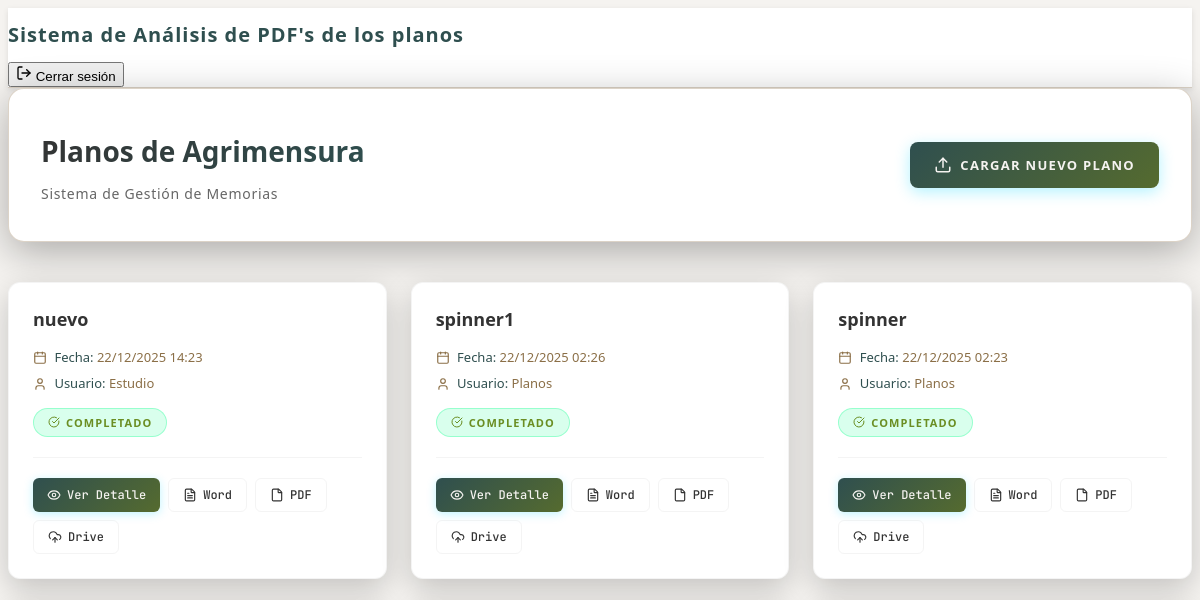
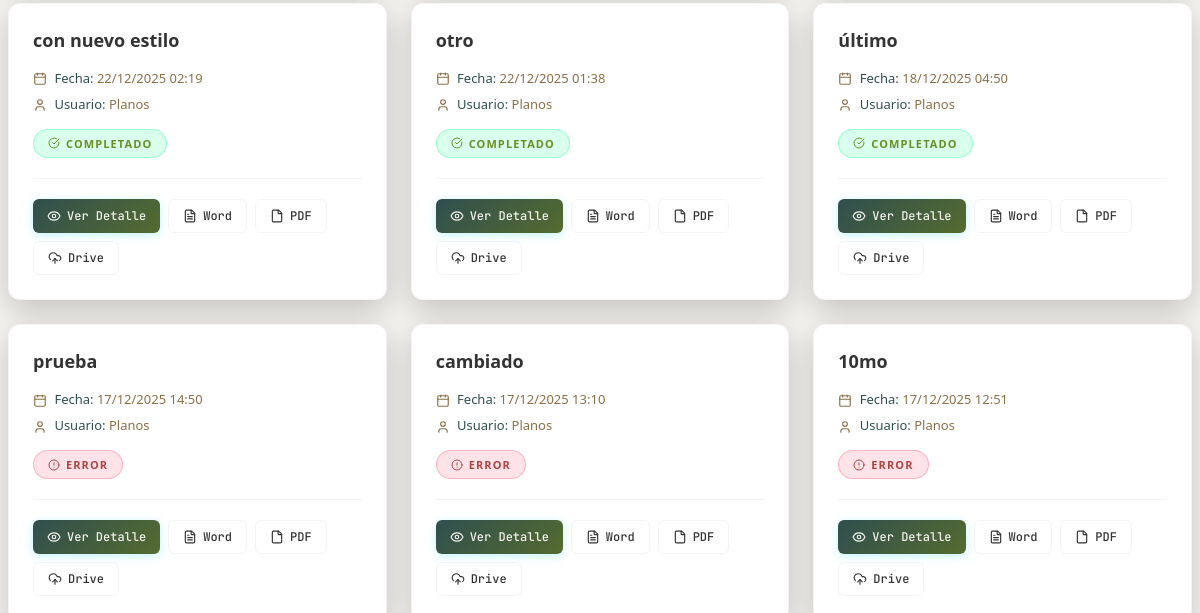
/panel/lista/ (signed in, upper part), run on an earlier commit of the app's database (2 pictures, top to bottom).
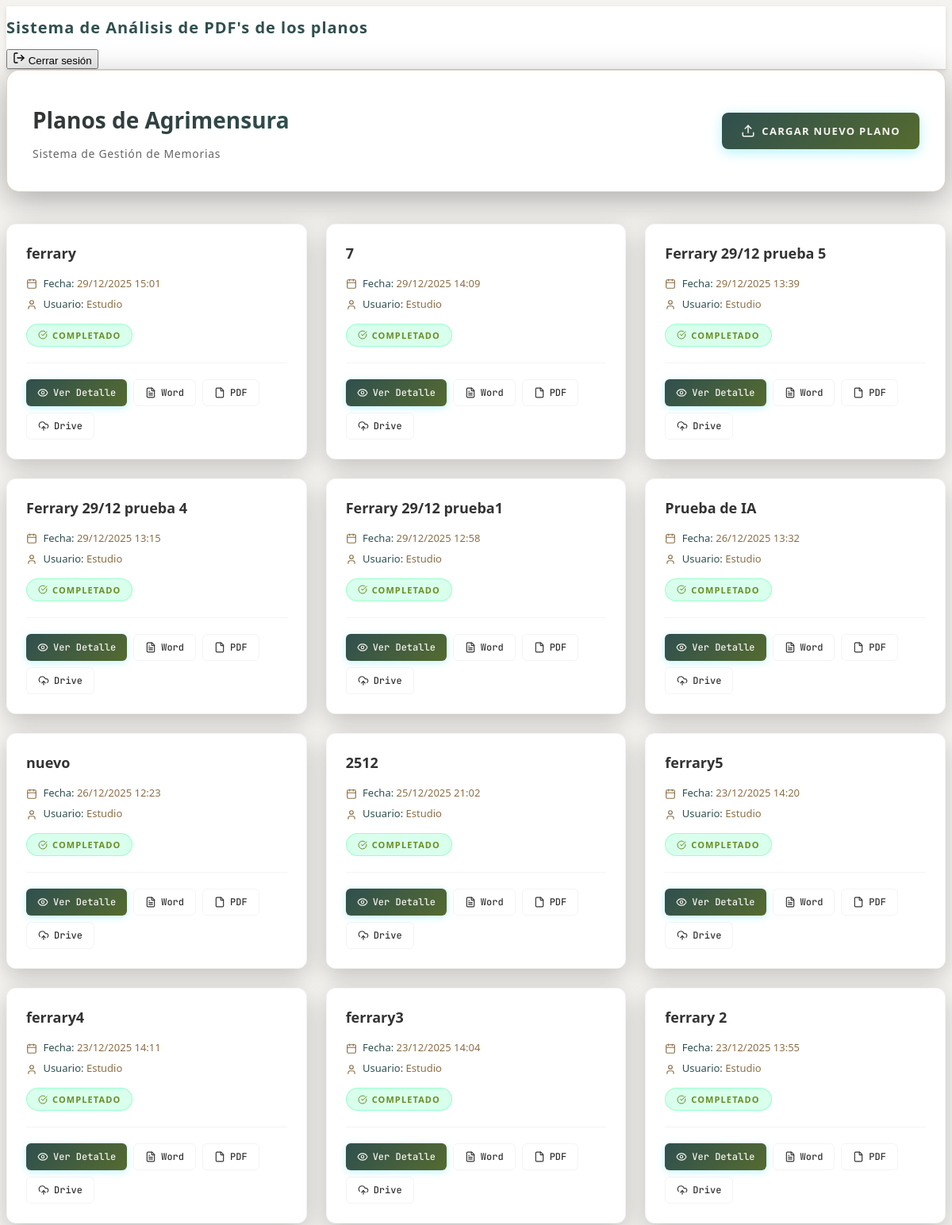
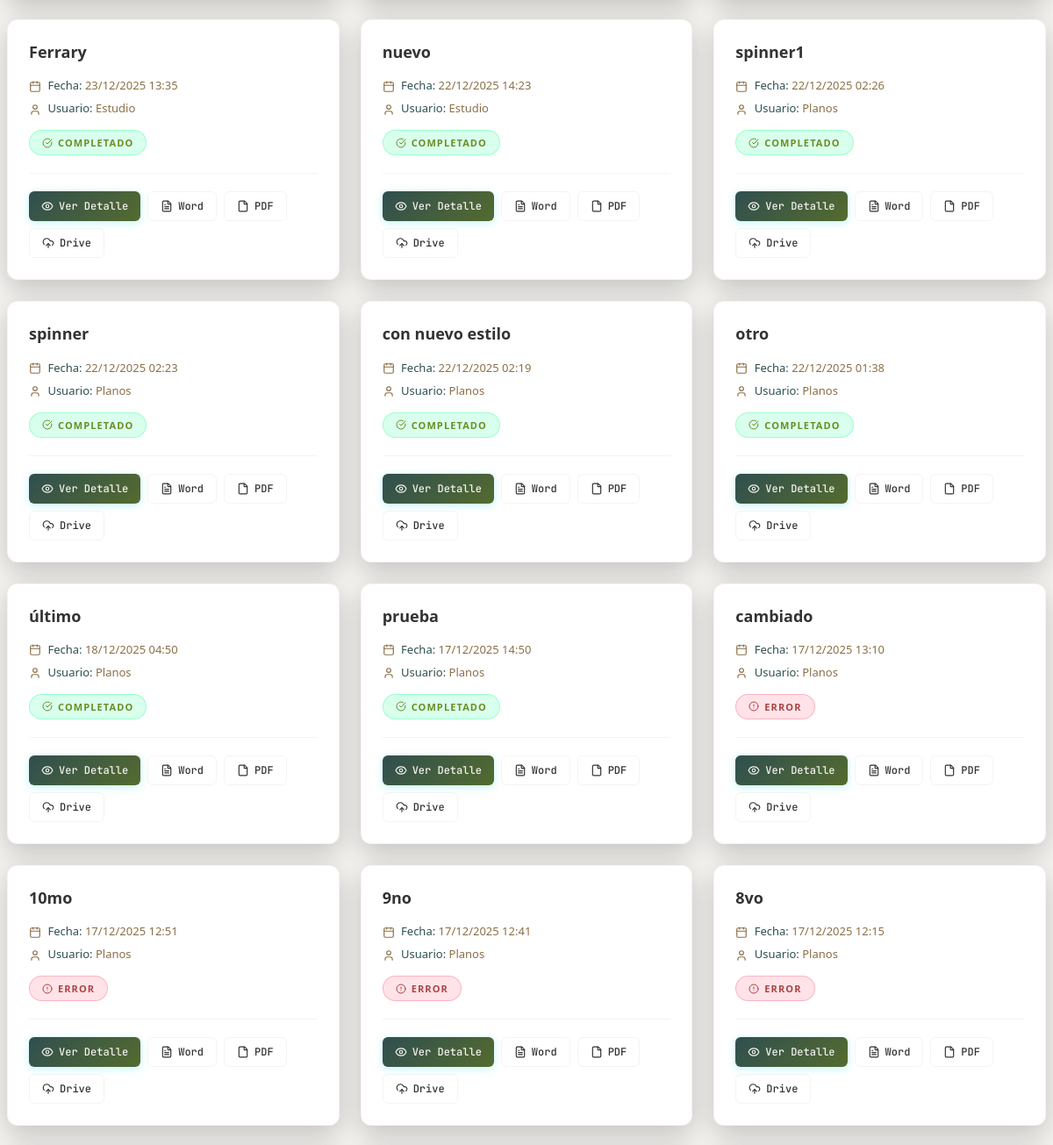
And on a later commit of the database (2 pictures, top to bottom).
### planos/models.py (models this page shows, shortened)
class Plano(models.Model):
    ESTADO_CHOICES = [
        ('pendiente', 'Pendiente de Procesamiento'),
        ('procesando', 'Procesando'),
        ('completado', 'Completado'),
        ('error', 'Error'),
    ]
    titulo = models.CharField(max_length=255, help_text="Título descriptivo del plano")
    descripcion = models.TextField(blank=True, null=True, help_text="Descripción adicional")
    archivo_pdf = models.FileField(upload_to='uploads/planos/', help_text="Archivo PDF del plano")
    estado = models.CharField(max_length=20, choices=ESTADO_CHOICES, default='pendiente')
    fecha_carga = models.DateTimeField(auto_now_add=True)
    fecha_actualizacion = models.DateTimeField(auto_now=True)
    usuario = models.ForeignKey(User, on_delete=models.CASCADE, related_name='planos', null=True, blank=True)
    texto_extraido = models.TextField(blank=True, null=True, help_text="Texto extraído del PDF")
    datos_procesados = models.JSONField(blank=True, null=True, help_text="Datos estructurados extraídos")
    memoria_path = models.CharField(max_length=500, blank=True, null=True, help_text="Ruta de la memoria Word generada")
    class Meta:
        verbose_name = 'Plano'
        verbose_name_plural = 'Planos'
        ordering = ['-fecha_carga']

### planos/views.py (the view)
# urls.py: path("panel/lista/", views.lista_planos, name="lista_planos"),
@superuser_required
def lista_planos(request):
    planos = Plano.objects.all().order_by('-fecha_carga')
    return render(request, 'planos/lista_planos.html', {'planos': planos})

### templates/planos/lista_planos.html (shortened to what this page needs)
{% extends "base.html" %}
{% load static %}
{% block extra_css %}
<link rel="stylesheet" href="{% static 'css/lista_planos.css' %}">
{% endblock %}
{% block content %}
<div class="container">
    <div class="header">
        <div>
            <h1>Planos de Agrimensura</h1>
            <p class="subtitle">Sistema de Gestión de Memorias</p>
        </div>
        <a href="{% url 'upload_plano' %}" class="btn-upload">
            <i data-lucide="upload" style="width: 18px; height: 18px;"></i>
            Cargar Nuevo Plano
        </a>
    </div>
    {% if planos %}
    <div class="planos-grid">
        {% for plano in planos %}
        <div class="plano-card">
            <div class="plano-title">{{ plano.titulo }}</div>
            <div class="plano-info">
                <i data-lucide="calendar" style="width: 14px; height: 14px; display: inline-block; vertical-align: middle; margin-right: 4px;"></i>
                <strong>Fecha:</strong> {{ plano.fecha_carga|date:"d/m/Y H:i" }}
            </div>
            {% if plano.usuario %}
            <div class="plano-info">
                <i data-lucide="user" style="width: 14px; height: 14px; display: inline-block; vertical-align: middle; margin-right: 4px;"></i>
                <strong>Usuario:</strong> {{ plano.usuario.username }}
            </div>
            {% endif %}
            <div>
                <span class="estado-badge estado-{{ plano.estado }}">
                    {% if plano.estado == 'pendiente' %}
                        <i data-lucide="clock" style="width: 12px; height: 12px;"></i> Pendiente
                    {% elif plano.estado == 'procesando' %}
                        <i data-lucide="loader-2" style="width: 12px; height: 12px;"></i> Procesando
                    {% elif plano.estado == 'completado' %}
                        <i data-lucide="check-circle" style="width: 12px; height: 12px;"></i> Completado
                    {% elif plano.estado == 'error' %}
                        <i data-lucide="alert-circle" style="width: 12px; height: 12px;"></i> Error
                    {% endif %}
                </span>
            </div>
            <div class="plano-actions">
                <a href="{% url 'detalle_plano' plano.id %}" class="btn btn-primary">
                    <i data-lucide="eye" style="width: 14px; height: 14px;"></i>
                    Ver Detalle
                </a>
                <a href="{% url 'descargar_memoria' plano.id %}" class="btn btn-secondary">
                    <i data-lucide="file-text" style="width: 14px; height: 14px;"></i>
                    Word
                </a>
                <a href="{% url 'descargar_memoria_pdf' plano.id %}" class="btn btn-secondary">
                    <i data-lucide="file" style="width: 14px; height: 14px;"></i>
                    PDF
                </a>
                <a href="{% url 'subir_memoria_drive' plano.id %}" class="btn btn-secondary">
                    <i data-lucide="cloud-upload" style="width: 14px; height: 14px;"></i>
                    Drive
                </a>
            </div>
        </div>
        {% endfor %}
    </div>
    {% endif %}
</div>
{% endblock %}

### templates/base.html (shortened to what this page needs)
{% load static %}
<!DOCTYPE html>
<html lang="es">
<head>
    <link rel="stylesheet" href="{% static 'css/variables.css' %}">
    <link rel="stylesheet" href="{% static 'css/base.css' %}">
    {% block extra_css %}{% endblock %}
</head>
<body>
    <header class="site-header">
        <div class="header-left">
            <h1>Sistema de Análisis de PDF's de los planos</h1>
        </div>
        <div class="header-right">
            {% if user.is_authenticated %}
                <form method="post" action="{% url 'logout' %}">
                    <button type="submit" class="logout-button">
                        <i data-lucide="log-out" style="width: 16px; height: 16px;"></i>
                        Cerrar sesión
                    </button>
                </form>
            {% endif %}
        </div>
    </header>
    <main class="site-main">
        {% block content %}{% endblock %}
    </main>
</body>
</html>

### static/css/variables.css (style rules this page uses)
:root { --bg-card: #1e1e1e; --bg-primary: #ffffff; --text-primary: #e0e0e0; --text-secondary: #b0b0b0; --text-muted: #888888; --accent-primary: #00d4ff; --accent-secondary: #0099cc; --border-color: #333333; --border-subtle: #444444; --success: #00ff88; --warning: #ffaa00; --error: #ff4466; --font-display: 'Poppins', sans-serif; --font-mono: 'Fira Code', monospace; }

### static/css/base.css (style rules this page uses)
:root { --bg-primary: #f5f3f0; --bg-secondary: #eae7dc; --bg-card: #ffffff; --text-primary: #333333; --text-secondary: #8b6f47; --text-muted: #666666; --accent-primary: #2f4f4f; --accent-secondary: #556b2f; --accent-glow: rgba(85, 107, 47, 0.2); --border-color: rgba(139, 111, 71, 0.3); --border-subtle: rgba(200, 200, 200, 0.2); --success: #6b8e23; --warning: #b8860b; --error: #a94442; --font-mono: 'JetBrains Mono', monospace; --font-display: 'Segoe UI', Arial, sans-serif; }
body { font-family: var(--font-display); background: var(--bg-primary); color: var(--text-primary); min-height: 100vh; display: flex; flex-direction: column; position: relative; overflow-x: hidden; }
.site-header { background: var(--bg-card); border-bottom: 1px solid var(--border-color); box-shadow: 0 2px 6px rgba(0,0,0,0.1); }
.header-left h1 { font-family: var(--font-display); font-size: 1.25rem; font-weight: 600; color: var(--accent-primary); letter-spacing: 0.05em; }
.btn-primary { background: var(--accent-primary); color: #fff; }
.btn-secondary { background: var(--accent-secondary); color: #fff; }

What changed in the data, as far as the page shows it:
added Plano: titulo "ferrary", fecha_carga "29/12/2025 15:01", usuario.username "Estudio", estado "completado" (drawn)
added Plano: titulo "7", fecha_carga "29/12/2025 14:09", usuario.username "Estudio", estado "completado" (drawn)
added Plano: titulo "Ferrary 29/12 prueba 5", fecha_carga "29/12/2025 13:39", usuario.username "Estudio", estado "completado" (drawn)
added Plano: titulo "Ferrary 29/12 prueba 4", fecha_carga "29/12/2025 13:15", usuario.username "Estudio", estado "completado" (drawn)
added Plano: titulo "Ferrary 29/12 prueba1", fecha_carga "29/12/2025 12:58", usuario.username "Estudio", estado "completado" (drawn)
added Plano: titulo "Prueba de IA", fecha_carga "26/12/2025 13:32", usuario.username "Estudio", estado "completado" (drawn)
added Plano: titulo "nuevo", fecha_carga "26/12/2025 12:23", usuario.username "Estudio", estado "completado" (drawn)
added Plano: titulo "2512", fecha_carga "25/12/2025 21:02", usuario.username "Estudio", estado "completado" (drawn)
added Plano: titulo "ferrary5", fecha_carga "23/12/2025 14:20", usuario.username "Estudio", estado "completado" (drawn)
added Plano: titulo "ferrary4", fecha_carga "23/12/2025 14:11", usuario.username "Estudio", estado "completado" (drawn)
added Plano: titulo "ferrary3", fecha_carga "23/12/2025 14:04", usuario.username "Estudio", estado "completado" (drawn)
added Plano: titulo "ferrary 2", fecha_carga "23/12/2025 13:55", usuario.username "Estudio", estado "completado" (drawn)
added Plano: titulo "Ferrary", fecha_carga "23/12/2025 13:35", usuario.username "Estudio", estado "completado" (drawn)
changed Plano "prueba": estado "ERROR" → "COMPLETADO"
now on this page (row unchanged): Plano: titulo "9no", fecha_carga "17/12/2025 12:41", usuario.username "Planos", estado "error" (drawn)
now on this page (row unchanged): Plano: titulo "8vo", fecha_carga "17/12/2025 12:15", usuario.username "Planos", estado "error" (drawn)
